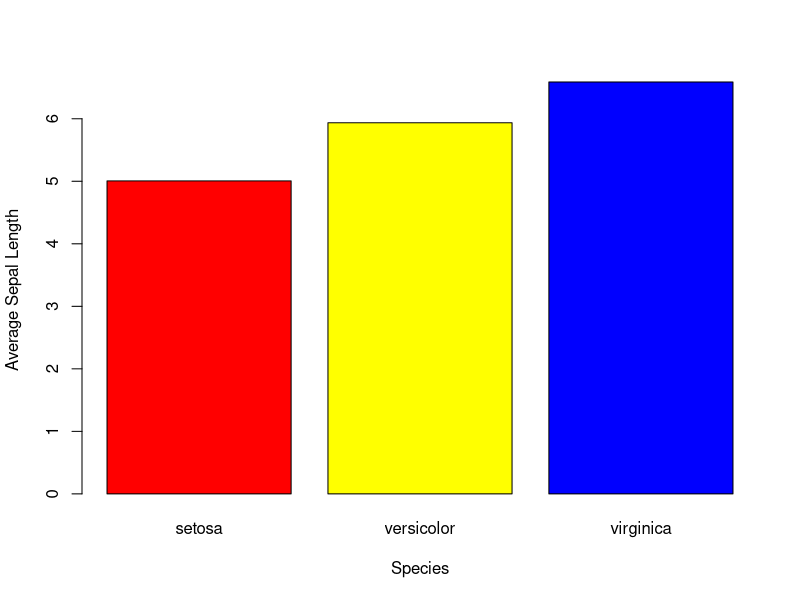

Generate this figure with R:
#q1 which are formal arguments, free variables, local variables, global variables?
# Why doesn’t above code throw error trying to square ‘a’?  
b<-3
f<-function(x='a',y){
  x^2 + y/2
  a<-z
}
# b is a global variable, as it is defined outside the scope of any block or function, and is accessible everywhere in the file
# z is a free variable as it is not used within a function,   neither a formal parameter to the function nor defined in the function's body 
# x, y are formal arguments to the function f. Formal because they do not represent the actual values, but just a formalized container which will hold the actual value passed to it while calling it
# a is a local variable, as it is defined inside the scope of function f and is accessible only there
# The code does not give any error, due to a concept called LAZY LOADING. R will store the definition of function f and will only compile and run it when it needs to run it, i.e. when it is called. 

#q2 Give R command to v<-c(1,6,9,7,5,4) to 3x2 matrix. Write down the matrix created.
v<-c(1,6,9,7,5,4)
m<-matrix(v, nrow=3)
# m   (Column Wise filling by default)
# [,1] [,2]
# [1,]    1    6
# [2,]    9    7
# [3,]    5    4

#q3 Given the dataframe (a=c(1,2,3), b=c(4,5,6), c= c(7,8,9)). Write R commands to select the values (4,5,6)
df<-data.frame(a=c(1,2,3), b=c(4,5,6), c= c(7,8,9))
# to select 2nd column
df[,2]
df$b

#q4 Given the dataframe (a=c(1,2,3), b=c(4,5,6), c= c(7,8,9)). What is df[,3]?
df[,3]
# this returns the entire third column
# [1] 7 8 9

#q5 Given the dataframe (a=c(1,2,3), b=c(4,5,6), c= c(7,8,9)). What is df[1,]?
df[1,]
# this returns the entire first row
#   a b c
# 1 1 4 7

#q6 Give syntax for adding inline equation in Rmarkdown. 
# $______$
# This summation expression $\sum_{i=1}^n X_i$ appears inline.


# q7 Write R commands(s) to create a barplot of species –wise avg sepal.length using inbuilt iris dataset

df<-iris
avgLength<-as.data.frame(sapply(iris[,1:4], function(x) tapply(x, iris$Species, mean)))

barplot(height = avgLength$Sepal.Length, 
        names.arg=row.names(avgLength),
        xlab = "Species",
        ylab = "Average Sepal Length",
        col=c("red", "yellow", "blue"),
        width = 0.85
        )
# q8 Given that out of previous 300 coin tosses, 100 resulted in head. Give R command to test the hypothesis that probability of getting a head in next coin toss is 0.3? 
p<-prop.test(100,300,p = 0.3)
#p value is 0.231, which is greater than the 5% significance level. Hence we accept the hypothesis i.e. we can say p = 0.3 with 95% confidence

#q9 In hypothesis testing question above, what will p-value<.02 in the output for your test indicate? 
## If p value came out to be less than 0.02 which will be less than 0.05(or 5% confidence level), then we reject the null hypothesis, and conclude that there's a significant difference between actual and proposed probabilities

#q10 Give R command to combine multiple strings like “Data”, “Science”, “in” ,“R”, “Programming” as a single string “Data_Science_in_R_Programmming” ? 
paste("Data", "Science", "in", "R", "Programming", sep = "_")

#q11 What is the difference between "%%" and "%/%"? 
# %% is the modulus operator. It returns the remainder on dividing A by B.
# %/% is the division operator. It returns the result of dividing A by B, as an integer. After removing the fractional part
